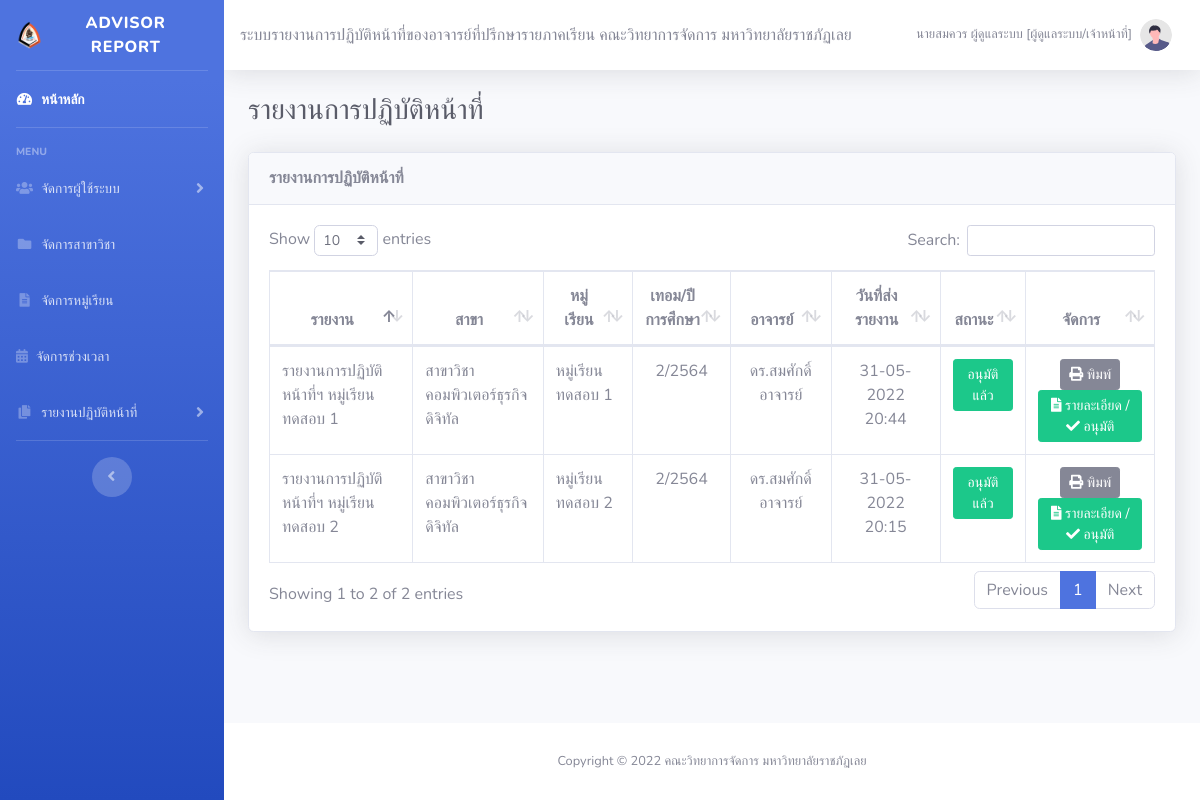
The page /workreport_manager.php (signed in) on the database its author committed.
### tables this page shows
CREATE TABLE `tb_user` (
  `user_id` int(11) NOT NULL COMMENT 'รหัสผู้ใช้',
  `user_username` varchar(50) NOT NULL COMMENT 'ชื่อผู้ใช้',
  `user_password` varchar(50) NOT NULL COMMENT 'รหัสผ่าน',
  `user_title` varchar(50) NOT NULL COMMENT 'คำนำหน้าชื่อ',
  `user_fname` varchar(30) NOT NULL COMMENT 'ชื่อ',
  `user_lname` varchar(30) NOT NULL COMMENT 'นาสกุล',
  `user_position` varchar(100) NOT NULL COMMENT 'ตำแหน่ง',
  `user_address` varchar(200) NOT NULL COMMENT 'ที่อยู่',
  `user_tel` varchar(10) NOT NULL COMMENT 'เบอร์โทรศัพท์',
  `user_email` varchar(50) NOT NULL COMMENT 'อีเมล์',
  `role_id` int(11) NOT NULL COMMENT '1 = ผู้ดูแลระบบ/เจ้าหน้าที่ \n2 = อาจารย์ \n3 = ผู้บริหาร',
  `field_id` int(11) DEFAULT NULL COMMENT 'รหัสสาขา',
  `uset_status` varchar(1) NOT NULL DEFAULT '1' COMMENT 'สถานะการใช้งาน\n1 = ใช้งานปกติ\n0 = ระงับใช้งาน\n'
);

CREATE TABLE `tb_role` (
  `role_id` int(11) NOT NULL COMMENT 'รหัสสิทธิ์เข้าใช้งาน',
  `role_name` varchar(40) NOT NULL COMMENT 'ชื่อสิทธิ์เข้าใช้งาน'
);

CREATE TABLE `tb_workreport` (
  `wp_id` int(11) NOT NULL COMMENT 'รหัสรายงานการปฏิบัติหน้าที่',
  `wp_start_male` int(2) DEFAULT NULL COMMENT 'จำนวนนักศึกษาต้นภาคเรียน (ชาย)',
  `wp_start_female` int(2) DEFAULT NULL COMMENT 'จำนวนนักศึกษาต้นภาคเรียน (หญิง)',
  `wp_start_sum` int(11) NOT NULL COMMENT 'รวมเริ่มต้น',
  `wp_break` int(2) DEFAULT NULL COMMENT 'หยุดพักการเรียน',
  `wp_quit` int(2) DEFAULT NULL COMMENT 'ลาออก',
  `wp_out` int(2) DEFAULT NULL COMMENT 'พ้นสภาพ',
  `wp_died` int(2) DEFAULT NULL COMMENT 'เสียชีวิต',
  `wp_died_text` varchar(200) DEFAULT NULL COMMENT 'สาเหตุเสียชีวิต',
  `wp_no_contact` int(2) DEFAULT NULL COMMENT 'ติดต่อไม่ได้',
  `wp_end_male` int(2) DEFAULT NULL COMMENT 'จำนวนนักศึกษาสิ้นภาคเรียน (ชาย)',
  `wp_end_female` int(2) DEFAULT NULL COMMENT 'จำนวนนักศึกษาสิ้นภาคเรียน (หญิง)',
  `wp_end_sum` int(11) NOT NULL COMMENT 'รวมคงเหลือ',
  `wp_scholarship` int(2) DEFAULT NULL COMMENT 'ทุนกู้ยืมทางการศึกษา',
  `wp_scholarship_other` int(2) DEFAULT NULL COMMENT 'ทุนอื่น ๆ ',
  `wp_event` int(2) DEFAULT NULL COMMENT 'เข้าร่วมกิจกรรม',
  `wp_glorification` int(2) DEFAULT NULL COMMENT 'เชิดชูเกียรติ',
  `wp_lowgrade` int(2) DEFAULT NULL COMMENT 'ผลการเรียนต่ำกว่า 2.00',
  `wp_meeting` int(2) DEFAULT NULL COMMENT 'เข้าพบในชั่วโมงที่ปรึกษา',
  `wp_counsel` int(2) DEFAULT NULL COMMENT 'ปรึกษารายบุคคล (คน)',
  `wp_counsel_count` int(2) DEFAULT NULL COMMENT 'ปรึกษารายบุคคล (ครั้ง)',
  `wp_createdate` datetime NOT NULL COMMENT 'วันเวลาที่สร้างข้อมูล',
  `teacher_id` int(11) NOT NULL COMMENT 'รหัสผู้ใช้ (อาจารย์)',
  `timereport_id` int(11) NOT NULL COMMENT 'รหัสช่วงเวลา',
  `groupstu_id` int(11) NOT NULL COMMENT 'รหัสหมู่เรียน',
  `field_id` int(11) NOT NULL COMMENT 'รหัสสาขาวิชา',
  `manager_id` int(11) DEFAULT NULL COMMENT 'รหัสผู้ใช้ (ผู้อนุมัติ ผู้บริหาร)\n',
  `wp_approveddate` datetime DEFAULT NULL COMMENT 'วันที่อนุมัติ'
);

CREATE TABLE `tb_groupstu` (
  `groupstu_id` int(11) NOT NULL COMMENT 'รหัสหมู่เรียน',
  `groupstu_name` varchar(50) NOT NULL COMMENT 'ชื่อหมู่เรียน',
  `field_id` int(11) NOT NULL COMMENT 'รหัสสาขา\n',
  `user_id` int(11) NOT NULL COMMENT 'รหัสผู้ใช้ (อาจารย์)'
);

CREATE TABLE `tb_field` (
  `field_id` int(11) NOT NULL COMMENT 'รหัสสาขาวิชา',
  `field_name` varchar(50) NOT NULL COMMENT 'ชื่อสาขาวิชา'
);

CREATE TABLE `tb_timereport` (
  `timereport_id` int(11) NOT NULL COMMENT 'รหัสช่วงเวลา',
  `timereport_year` int(50) NOT NULL COMMENT 'ปีการศึกษา',
  `timereport_term` int(50) NOT NULL COMMENT 'เทอม',
  `timereport_status` int(30) NOT NULL DEFAULT 1 COMMENT 'สถานะ 1= ดำเนินการ 2 = ปีที่ผ่านมา',
  `timereport_start_month` varchar(45) NOT NULL COMMENT 'เริ่มตั้งแต่เดือน',
  `timereport_end_month` varchar(45) NOT NULL COMMENT 'ถึงเดือน',
  `timereport_name` varchar(200) DEFAULT NULL COMMENT 'ช่วงเวลา'
);

### lib/function.php (called while the page is built, shortened)
<?php
function getFullnameById($v)
{
    global $con;
    $sql = 'SELECT * FROM tb_user WHERE tb_user.user_id = "' . $v . '"';
    $rs = mysqli_query($con, $sql);
    $r = mysqli_fetch_array($rs);
    $fullname = $r['user_title'] . $r['user_fname'] . ' ' . $r['user_lname'];
    return $fullname;
}
function getFullnameAndRoleName()
{
    global $con;
    $sql = 'SELECT * FROM tb_user, tb_role WHERE tb_user.role_id = tb_role.role_id AND tb_user.user_id = "' . $_SESSION['user_id'] . '"';
    $rs = mysqli_query($con, $sql);
    $r = mysqli_fetch_array($rs);
    $fullname = $r['user_title'] . $r['user_fname'] . ' ' . $r['user_lname'] . ' [' . $r['role_name'] . ']';
    return $fullname;
}
function datetimeformat($datetime)
{
    $d = date_format(date_create($datetime), 'd-m-Y H:s');
    return $d;
}

### workreport_manager.php (the view, shortened to what this page needs)
<?php
require_once 'config/connectdb.php';
require_once 'lib/function.php';
$sql = 'SELECT * FROM tb_workreport, tb_user, tb_groupstu, tb_timereport, tb_field
        WHERE
            tb_workreport.teacher_id = tb_user.user_id AND
            tb_workreport.groupstu_id = tb_groupstu.groupstu_id AND
            tb_workreport.timereport_id = tb_timereport.timereport_id AND
            tb_workreport.field_id = tb_field.field_id';
$rs = mysqli_query($con, $sql);
include '_headweb.php';
?>
<div id="content">
    <?php include '_topbar.php'; ?>
    <div class="container-fluid">
        <div class="d-sm-flex align-items-center justify-content-between mb-4">
            <h1 class="h3 mb-0 text-gray-800">รายงานการปฏิบัติหน้าที่</h1>
        </div>
        <div class="card shadow mb-4">
            <div class="card-header py-3">
                <h6 class="m-0 font-weight-bold">รายงานการปฏิบัติหน้าที่</h6>
            </div>
            <div class="card-body">
                <div class="table-responsive">
                    <table class="table table-bordered" id="dataTable" width="100%" cellspacing="0">
                        <thead>
                            <tr class="text-center">
                                <th>รายงาน</th>
                                <th>สาขา</th>
                                <th>หมู่เรียน</th>
                                <th>เทอม/ปีการศึกษา</th>
                                <th>อาจารย์</th>
                                <th>วันที่ส่งรายงาน</th>
                                <th>สถานะ</th>
                                <th>จัดการ</th>
                            </tr>
                        </thead>
                        <tbody>
                            <?php
                            while ($r = mysqli_fetch_array($rs)) {
                            ?>
                                <tr>
                                    <td class="text-left">รายงานการปฏิบัติหน้าที่ฯ <?php echo $r['groupstu_name']; ?></td>
                                    <td class="text-left"><?php echo $r['field_name']; ?></td>
                                    <td class="text-left"><?php echo $r['groupstu_name']; ?></td>
                                    <td class="text-center"><?php echo $r['timereport_term'] . '/' . $r['timereport_year']; ?></td>
                                    <td class="text-center"><?php echo getFullnameById($r['user_id']) ?></td>
                                    <td class="text-center"><?php echo datetimeformat($r['wp_createdate']); ?></td>
                                    <td class="text-center">
                                        <?php
                                            if ($r['manager_id'] == '') {
                                        ?>
                                    <a class="btn btn-sm btn-danger">
                                        <?php
                                                echo 'รออนุมัติ';
                                        ?>
                                    </a>
                                        <?php
                                            }else {
                                        ?>
                                    <a class="btn btn-sm btn-success">
                                        <?php
                                                echo 'อนุมัติแล้ว';
                                        }
                                        ?>
                                    </a>
                                    </td>
                                    <td class="text-center">
                                        <a href="workreport_print.php?id=<?php echo $r['wp_id'] ?>" target="_blank" class="btn btn-sm btn-secondary" title="พิมพ์"><i class="fas fa-print"></i> พิมพ์</a>
                                        <a href="workreport_detail.php?id=<?php echo $r['wp_id'] ?>" class="btn btn-sm btn-success" title="รายละเอียด"><i class="fas fa-file-alt"></i> รายละเอียด / <i class="fas fa-check"></i> อนุมัติ</a>
                                    </td>
                                </tr>
                            <?php
                            }
                            ?>
                        </tbody>
                    </table>
                </div>
            </div>
        </div>
    </div>
</div>
<?php
include '_footweb.php';
?>

### _topbar.php (shortened to what this page needs)
<nav class="navbar navbar-expand navbar-light bg-white topbar mb-4 static-top shadow">
    <?php echo SYSTEMNAME; ?>
    <ul class="navbar-nav ml-auto">
        <li class="nav-item dropdown no-arrow">
            <a class="nav-link dropdown-toggle" href="#" id="userDropdown" role="button" data-toggle="dropdown" aria-haspopup="true" aria-expanded="false">
                <span class="mr-2 d-none d-lg-inline text-gray-600 small"><?php echo getFullnameAndRoleName(); ?></span>
                <img class="img-profile rounded-circle" src="img/undraw_profile.svg">
            </a>
        </li>
    </ul>
</nav>

### rows shown on the page
tb_user: getFullnameAndRoleName() "นายสมควร ผู้ดูแลระบบ [ผู้ดูแลระบบ/เจ้าหน้าที่]"
tb_workreport: groupstu.groupstu_name "หมู่เรียนทดสอบ 1", field.field_name "สาขาวิชาคอมพิวเตอร์ธุรกิจดิจิทัล", timereport.timereport_term "2", timereport.timereport_year "2564", groupstu.user_lname "ดร.สมศักดิ์ อาจารย์", wp_createdate "31-05-2022 20:44", shows "อนุมัติแล้ว"
tb_workreport: groupstu.groupstu_name "หมู่เรียนทดสอบ 2", field.field_name "สาขาวิชาคอมพิวเตอร์ธุรกิจดิจิทัล", timereport.timereport_term "2", timereport.timereport_year "2564", groupstu.user_lname "ดร.สมศักดิ์ อาจารย์", wp_createdate "31-05-2022 20:15", shows "อนุมัติแล้ว"

### other values the page prints
SYSTEMNAME "ระบบรายงานการปฏิบัติหน้าที่ของอาจารย์ที่ปรึกษารายภาคเรียน คณะวิทยาการจัดการ มหาวิทยาลัยราชภัฏเลย"
YEAR "2022"
OWNER "คณะวิทยาการจัดการ มหาวิทยาลัยราชภัฏเลย"
